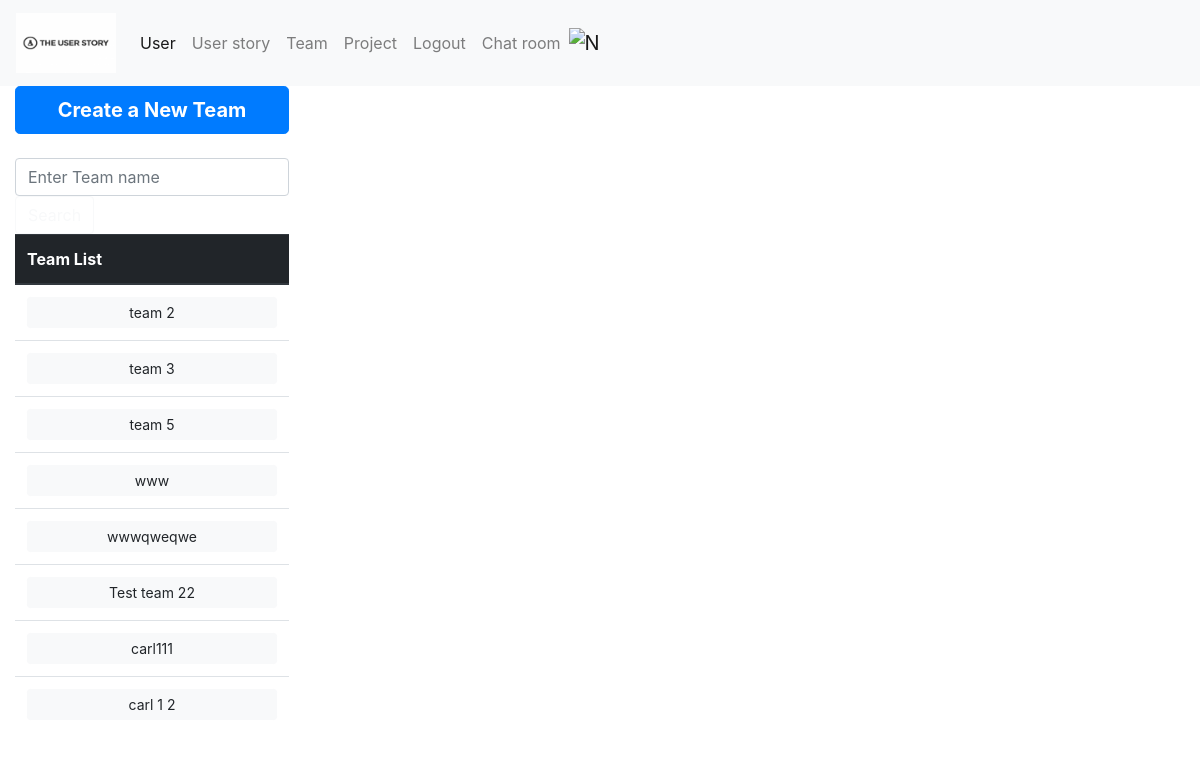
The app's page /team_base (signed in) with its own data.
### app/models.py (models this page shows)
class Team(db.Model):
    _table_ = db.Model.metadata.tables['team']
    __table_args__ = {'extend_existing': True}
    team_id = db.Column(db.Integer, primary_key=True)

### app/team/routes.py (the view)
@bp_team.route('/team_base', methods=['GET', 'POST'])
def team_base():  # with search function
    if current_user.is_authenticated:
        if request.method == 'POST':
            term = request.form['search_term']
            if term == '':
                flash("Enter a Team Name or Member Name")
                return redirect(url_for('team.team_base'))
            results = Team.query.filter(Team.name.contains(term)).all()
            if not results:
                flash('No Team Found')
            return render_template('team_base.html', teams=results)
        else:
            teams = Team.query.all()
            return render_template('team_base.html', teams=teams)
    else:
        response = make_response(redirect(url_for('auth.login')))
        flash('Please Login First To Use The Team Function')
        return response

### app/auth/routes.py (called while the page is built)
@login_manager.user_loader
def load_user(user_id):
    if user_id is not None:
        return User.query.get(user_id)
    return None

### app/templates/team_base.html (shortened to what this page needs)
{% extends "base.html" %}
{% block content %}
    <div role=main>
        <div class="container-fluid">
            <div class="row">
                <div class="col-3">
                    <ul class="nav flex-column">
                        <li class="nav-item">
                            <a href="{{ url_for('team.team_creation') }}" type="button"
                               class="btn btn-primary btn-lg btn-block"><strong>Create a New Team</strong>
                            </a><br>
                        </li>
                        <li class="nav-item">
                            <form class="form-inline ml-auto" method="post" action ="{{ url_for('team.team_base') }}">
                                <input class="form-control" type="search" placeholder="Enter Team name" aria-label="Search" name="search_term">
                                <button class="btn btn-primary btn-outline-light" type="submit">Search</button>
                            </form>
                        </li>
                        <li class="nav-item">
                            <table class="table">
                                <thead class="thead-dark">
                                <tr>
                                    <th scope="col">Team List</th>
                                </tr>
                                {% for team in teams %}
                                    <tr>
                                        <td><a type="button" class="btn btn-light btn-sm btn-block"
                                               href="{{ url_for('team.team_info', team_id=team.team_id) }}">{{ team.name }}</a>
                                        </td>
                                    </tr>
                                {% endfor %}
                                </thead>
                            </table>
                        </li>
                    </ul>
                </div>
            </div>
        </div>
    </div>
{% endblock %}

### records on screen
Team: name "team 2"
Team: name "team 3"
Team: name "team 5"
Team: name "www"
Team: name "wwwqweqwe"
Team: name "Test team 22"
Team: name "carl111"
Team: name "carl 1 2"
